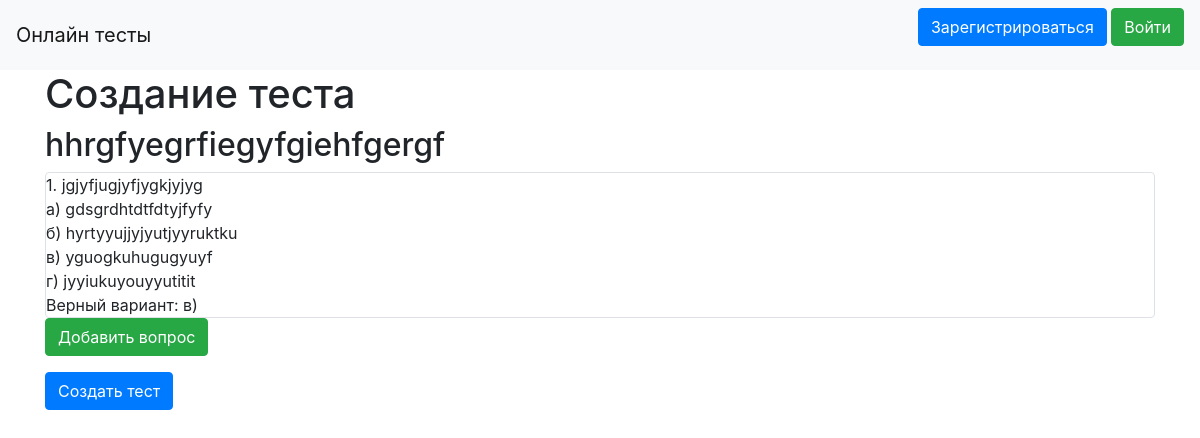
The page /add_test/7 on the database as committed earlier.
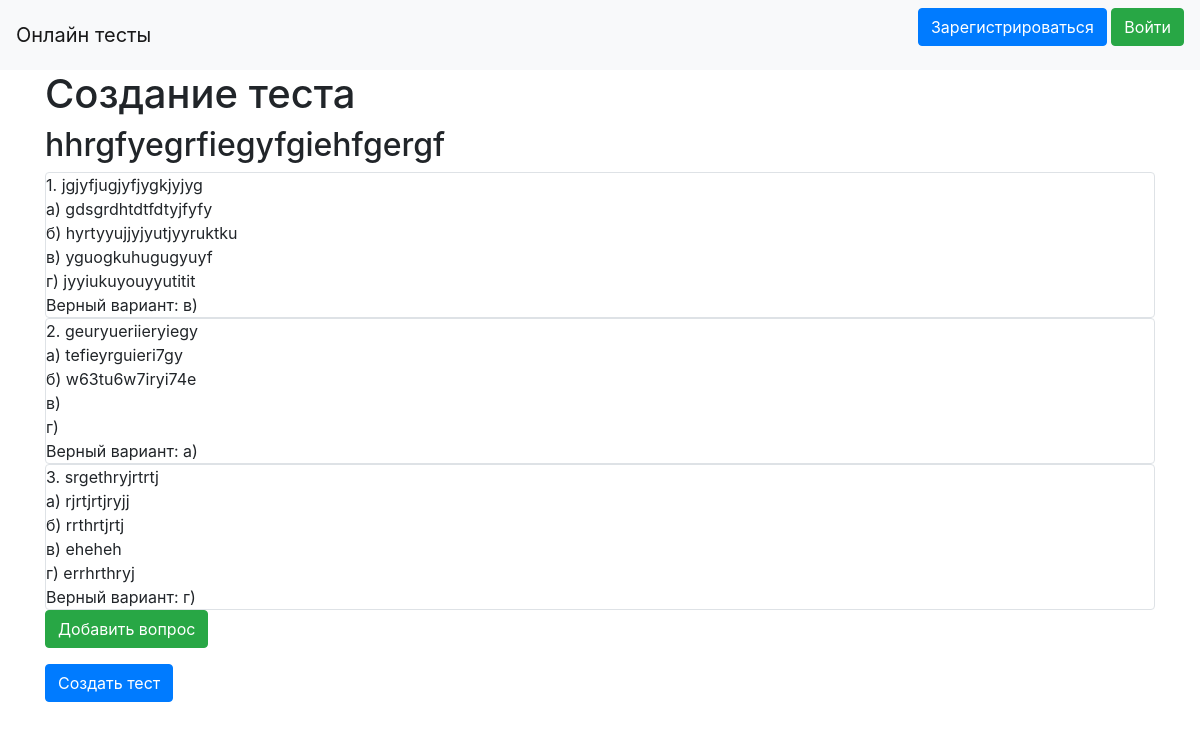
The same page on the database as committed later.
### tables this page shows
CREATE TABLE tests (id INTEGER UNIQUE PRIMARY KEY AUTOINCREMENT NOT NULL, title STRING NOT NULL, user_id INTEGER NOT NULL REFERENCES users (id));

CREATE TABLE questions (id INTEGER PRIMARY KEY AUTOINCREMENT NOT NULL UNIQUE, title STRING NOT NULL, answer_a STRING NOT NULL, answer_b STRING, answer_c STRING, answer_d STRING, correct_answer INTEGER NOT NULL, test_id INTEGER REFERENCES tests (id) NOT NULL);

### main.py (the view)
@app.route('/add_test/<int:id>', methods=['GET', 'POST'])
def add_test_end(id):
    form = TestForm()
    test_info = db_functions.select_test(id)
    form.title.data = test_info[TEST_TITLE]
    questions = db_functions.select_questions_in_test(id)
    for i in range(len(questions)):
        quest = questions[i]
        questions[i] = Question(quest[QUESTION_TITLE], quest[ANSWER_A], quest[ANSWER_B],
                                quest[ANSWER_C], quest[ANSWER_D], quest[CORRECT_ANSWER],
                                quest[TEST_ID])
    if form.validate_on_submit():
        if form.add_question.data:
            return redirect(f'/add_question/{id}')
        if form.submit.data:
            return redirect('/')
    return render_template('test.html', title='Создание теста', form=form, current_user=current_user,
                           preparation=False, questions=questions)

### forms/test.py
class TestForm(FlaskForm):
    title = StringField('Введите название теста')
    submit_title = SubmitField('Сохранить название')
    add_question = SubmitField('Добавить вопрос')
    submit = SubmitField('Создать тест')

### data/db_functions.py (called while the page is built)
def select_test(id):
    query = f"""SELECT * FROM {TESTS} WHERE {ID} = {id}"""
    result = cur.execute(query).fetchone()
    test_info = {ID: result[0], TEST_TITLE: result[1], USER_ID: result[2]}
    return test_info

def get_question_id(title, a, b, c, d, correct, test_id):
    query = f"""SELECT {ID} FROM {QUESTIONS}
                WHERE {QUESTION_TITLE} = '{title}' AND {ANSWER_A} = '{a}' AND
                      {ANSWER_B} = '{b}' AND {ANSWER_C} = '{c}' AND {ANSWER_D} = '{d}' AND
                      {CORRECT_ANSWER} = '{correct}' AND {TEST_ID} = '{test_id}'"""
    question_id = cur.execute(query).fetchall()
    if question_id:
        return question_id[0][0]
    return None

def select_questions_in_test(test_id):
    query = f"""SELECT * FROM {QUESTIONS} WHERE {TEST_ID} = {test_id}"""
    questions = cur.execute(query).fetchall()
    result = []
    for question in questions:
        result.append({ID: question[0], QUESTION_TITLE: question[1], ANSWER_A: question[2],
                       ANSWER_B: question[3], ANSWER_C: question[4], ANSWER_D: question[5],
                       CORRECT_ANSWER: question[6], TEST_ID: question[7]})
    return result

### data/question.py (called while the page is built)
    def get_id(self):
        return db_functions.get_question_id(self.title, self.answer_a, self.answer_b,
                                            self.answer_c, self.answer_d, self.correct_answer,
                                            self.test_id)

### templates/test.html (shortened to what this page needs)
{% extends "base.html" %}
{% block content %}
<h1>Создание теста</h1>
<form method="post">
    {% if preparation %}
        {% if not test_title %}
            <p>
                {{ form.title.label }}<br>
                {{ form.title(class="form-control") }}<br>
                {% for error in form.title.errors %}
                    <p class="alert alert-danger" role="alert">{{ error }}</p>
                {% endfor %}
            </p>
        {% else %}
            <h2>{{ test_title }}</h2>
        {% endif %}
        <p>{{ form.submit_title(class="btn btn-primary", type="submit") }}</p>
    {% else %}
        <h2>{{ form.title.data }}</h2>
        {% for i in range(1, questions|length + 1) %}
            <div class="col-md6 border rounded">
                {% set question = questions[i-1] %}
                {{i}}. {{ question.title }}<br>
                а) {{ question.answer_a }}<br>
                б) {{ question.answer_b }}<br>
                в) {{ question.answer_c }}<br>
                г) {{ question.answer_d }}<br>
                Верный вариант:
                {% if question.correct_answer == 1 %}
                    а)
                {% elif question.correct_answer == 2 %}
                    б)
                {% elif question.correct_answer == 3 %}
                    в)
                {% else %}
                    г)
                {% endif %}
            </div>
        {% endfor %}
        <p>{{ form.add_question(class="btn btn-success", type="submit") }}</p>
        <p>{{ form.submit(class="btn btn-primary", type="submit") }}</p>
    {% endif %}
</form>
{% endblock %}

### templates/base.html (shortened to what this page needs)
<!DOCTYPE html>
<html lang="ru">
<head>
    <link rel="stylesheet"
          href="https://stackpath.bootstrapcdn.com/bootstrap/4.4.1/css/bootstrap.min.css"
>
</head>
<body>
<header>
    <nav class="navbar navbar-light bg-light">
        <a class="navbar-brand" href="#">Онлайн тесты</a>
        {% if current_user.is_authenticated %}
            <a class="navbar-brand" href="/logout">{{ current_user.name }}</a>
        {% else %}
            <p>
                <a class="btn btn-primary" href="/register">Зарегистрироваться</a>
                <a class="btn btn-success" href="/login">Войти</a>
            </p>
        {% endif %}
    </nav>
</header>
<main role="main" class="container">
    {% block content %} {% endblock %}
</main>
</body>
</html>

Rows that differ between the two databases and show on the page:
added questions: title "geuryueriieryiegy", answer_a "tefieyrguieri7gy", answer_b "w63tu6w7iryi74e"
added questions: title "srgethryjrtrtj", answer_a "rjrtjrtjryjj", answer_b "rrthrtjrtj", answer_c "eheheh", answer_d "errhrthryj"
Other text that changed with them:
new list line: "2 . а) б) в) г) Верный вариант: а)"
new list line: "3 . а) б) в) г) Верный вариант: г)"
